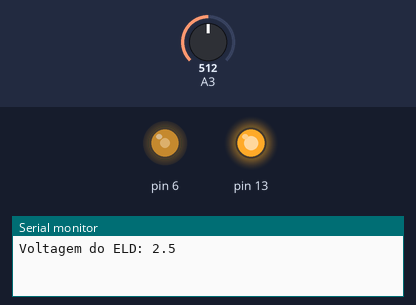
The sketch below on a simulated Arduino Uno, built with avr-gcc and run on an emulated ATmega328P. Parts: output pins drawn as LEDs (lit = HIGH), the last lines printed to the serial monitor. The test bench sets the inputs (shaded band); at power-on: A3 = 512.

Above: at 7.8 s.
7.9 s: A3 set to 716
At 14.2 s:
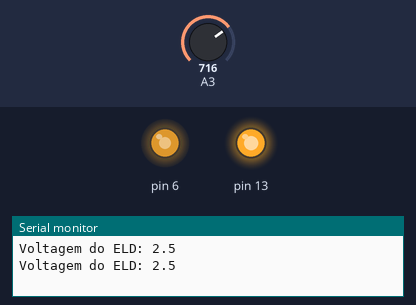
20.6 s: A3 set to 900
At 31.6 s:
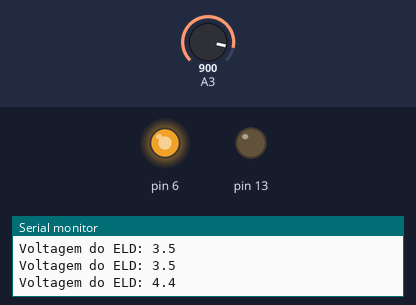
33.3 s: A3 set to 511
At 44.3 s:
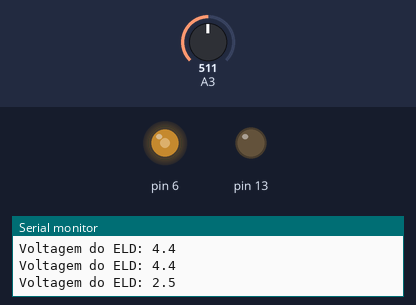
Timing chart, 0 to 52.0 s (numbered marks = the images above; inputs shaded):
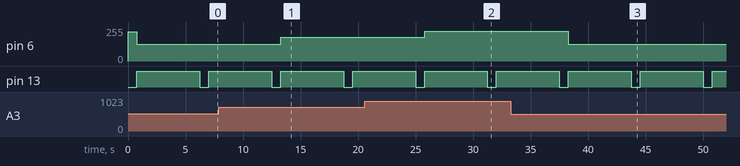

The sketch:

ELD.ino
```cpp
/*
    __  ___ ___     ____   ______ ______ __    ____     __  __ ____   _   __                                __
   /  |/  //   |   / __ \ / ____// ____// /   / __ \   / / / // __ \ / | / /    _____ ____   ____ ___      / /_   _____
  / /|_/ // /| |  / /_/ // /    / __/  / /   / / / /  / /_/ // /_/ //  |/ /    / ___// __ \ / __ `__ \    / __ \ / ___/
 / /  / // ___ | / _, _// /___ / /___ / /___/ /_/ /  / __  // ____// /|  /  _ / /__ / /_/ // / / / / /_  / /_/ // /
/_/  /_//_/  |_|/_/ |_| \____//_____//_____/\____/  /_/ /_//_/    /_/ |_/  (_)\___/ \____//_/ /_/ /_/(_)/_.___//_/

Programa escrito por Marcelo Perbeils
Contato: marcelopfigueira@gmail.com

HONDA ELD SIGNAL GENERATOR

Emula uma saída analogica utilizando o FAST PWM de 62500hz e um capacitor.

Criado pois o swap de J30A4 precisa do sinal do ELD para não acender erro da injecao e meu VTI EG6 não possui ELD.

10K trimpot para escolher a voltagem de saída.
- 5v
- ground
- A3

220uf eletrolitic capacitor (pode ser um valor maior)
- D6
- ground

ELD output is D6

*/


void setup() {
  Serial.begin(9600);

  // Set pin 6's PWM frequency to 62500 Hz (62500/1 = 62500)
  // Note that the base frequency for pins 5 and 6 is 62500 Hz
  setPwmFrequency(6, 1);

  pinMode(6, OUTPUT);
  pinMode(A3, INPUT);
  pinMode(13, OUTPUT);

  analogWrite(6, 220);

}

void loop() {
  delay(50000); //a alteração da frequencia (timer0) muda o calculo do delay
  int readValue = analogRead(A3);
  readValue = map(readValue, 0, 1023, 0, 255);
  readValue = constrain(readValue, 80, 230); //limita a voltagem de saída entre aprox. 1.5v a 4.5v
  analogWrite(6, readValue);
  digitalWrite(13, HIGH); //led on
  delay(350000); //a alteração da frequencia (timer0) muda o calculo do delay
  digitalWrite(13, LOW); //led off
  Serial.print("Voltagem do ELD: ");
  Serial.println((float)readValue*5/255, 1);

}

void setPwmFrequency(int pin, int divisor) {
  byte mode;
  if(pin == 5 || pin == 6 || pin == 9 || pin == 10) {
    switch(divisor) {
      case 1: mode = 0x01; break;
      case 8: mode = 0x02; break;
      case 64: mode = 0x03; break;
      case 256: mode = 0x04; break;
      case 1024: mode = 0x05; break;
      default: return;
    }
    if(pin == 5 || pin == 6) {
      TCCR0B = TCCR0B & 0b11111000 | mode;
    } else {
      TCCR1B = TCCR1B & 0b11111000 | mode;
    }
  } else if(pin == 3 || pin == 11) {
    switch(divisor) {
      case 1: mode = 0x01; break;
      case 8: mode = 0x02; break;
      case 32: mode = 0x03; break;
      case 64: mode = 0x04; break;
      case 128: mode = 0x05; break;
      case 256: mode = 0x06; break;
      case 1024: mode = 0x7; break;
      default: return;
    }
    TCCR2B = TCCR2B & 0b11111000 | mode;
  }
}
```

Measured:
- after the input at 7.9 s, pin 6: 127/255 → 178/255 after 5.4 s
- after the input at 20.6 s, pin 6: 178/255 → 224/255 after 5.2 s
- after the input at 33.3 s, pin 6: 224/255 → 127/255 after 5.0 s
- by itself, pin 13: alternates HIGH for 5.5 s and LOW for 0.78 s
